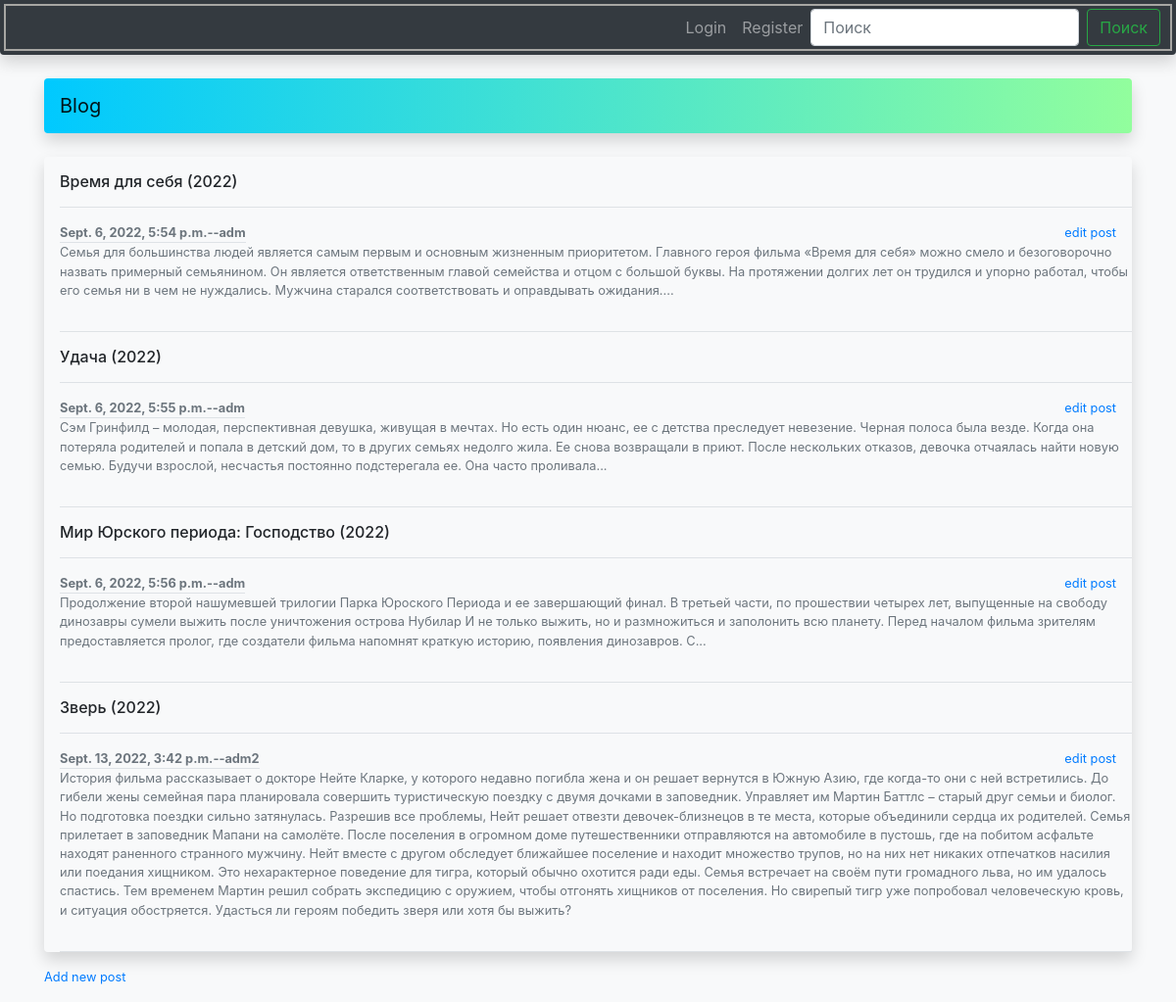
The page / on the database its author committed.
### blogs/models.py (models this page shows)
class BlogPost(models.Model):
	title = models.CharField(max_length=200) #заголовок поста
	text = models.TextField() #содержимое поста
	date_added = models.DateTimeField(auto_now_add=True) #втоматическое установление даты
	author = models.ForeignKey(User, on_delete=models.CASCADE)
	def __str__(self):
		return self.title

### blogs/views.py (the view)
# urls.py: path('',views.index, name='index'),
def index(request):
	post = BlogPost.objects.order_by('date_added')
	context = {'post': post}
	return render(request, 'blogs/index.html', context)

### blogs/templates/blogs/index.html
{% extends 'blogs/base.html' %}
{% block content %}
<div class="pl-3 bg-body rounded shadow ">
	<ul class="list-unstyled ">
		{% for p in post %}
		<li>
			<div class="border-bottom pb-2 mb-0 pt-3 "><h6>{{ p }}</h6></div>
			<div class="d-flex text-muted pt-3">
				<div class="pb-3 mb-0 small lh-sm border-bottom w-100">
					<div class="d-flex justify-content-between">
						<strong class="text-gray-dark border-bottom">{{ p.date_added }}--{{ p.author }}</strong>
						<a class="pr-3" href="{% url 'blogs:edit_post' p.id %}">edit post</a>
					</div>
					<span class="d-block">{{ p.text|capfirst|linebreaks }}</span>
					{% empty %}
					<p>Тем еще нет</p>
					{% endfor %}
				</div>
			</div>
		</li>
	</ul>
</div>
<small class="d-block text-end mt-3 pb-3 pr-3">
	<a href="{% url 'blogs:new_post' %}">Add new post</a>
</small>
{% endblock content %}

### blogs/templates/blogs/base.html (shortened to what this page needs)
{% load static %}
{% load bootstrap4 %}
<!doctype html>
<html lang="en">
  <head>
    {% bootstrap_css %}
    <link rel="stylesheet" href="{% static 'css/defult.css' %}">
    <link rel="stylesheet" href="{% static 'css/my_style.css' %}">
  </head>
  <body class="bg-light">
    <nav class="navbar navbar-expand-lg navbar-dark bg-dark
                                              mb-4 shadow foo rounded-bottom">
      <div class="collapse navbar-collapse" id="navbarSupportedContent">
{% if user.is_authenticated %}
        <ul class="navbar-nav mr-auto">
          <li class="nav-item">
            <span class="text-white" >Hello, {{ user.username }}!</span>
          </li>
        </ul>
        <ul class="navbar-nav ml-auto">
          <li  class="nav-itam">
            <a class="nav-link" href="{% url 'users:logout' %}">Log out</a>
          </li>
        </ul>
{% else %}
        <ul class="navbar-nav ml-auto">
          <li class="nav-item">
            <a class="nav-link" href="{% url 'users:login' %}">Login</a>
          </li>
          <li class="nav-item">
            <a class="nav-link" href="{% url 'users:register' %}">Register</a>
          </li>
{% endif %}
        </ul>
        <form class="form-inline my-2 my-lg-0">
          <input class="form-control mr-sm-2" type="search" placeholder="Поиск" aria-label="Поиск">
            <button class="btn btn-outline-success my-2 my-sm-0" type="submit">Поиск</button>
        </form>
      </div>
    </nav>
    <div class="container">
      <nav class="navbar navbar-expand-lg navbar-light summer_games mb-4 rounded shadow">
        <a class="navbar-brand" href="{% url 'blogs:index' %}">Blog</a>
      </nav>
{% block content %}{% endblock content %}
    </div>
  </body>
</html>

### blogs/static/css/my_style.css (style rules this page uses)
.foo { outline: 2px solid #A7A6A3; outline-offset: -6px; bor }

### rows shown on the page
BlogPost: title "Время для себя (2022)", date_added "Sept. 6, 2022, 5:54 p.m.", author "adm", text "Семья для большинства людей является самым первым и основным жизненным приоритетом. Главного героя фильма «Время для себя» можно смело и безоговорочно назвать примерный семьянином. Он является ответственным главой семейства и отцом с большой буквы. На протяжении долгих лет он трудился и упорно работал, чтобы его семья ни в чем не нуждались. Мужчина старался соответствовать и оправдывать ожидания...."
BlogPost: title "Удача (2022)", date_added "Sept. 6, 2022, 5:55 p.m.", author "adm", text "Сэм Гринфилд – молодая, перспективная девушка, живущая в мечтах. Но есть один нюанс, ее с детства преследует невезение. Черная полоса была везде. Когда она потеряла родителей и попала в детский дом, то в других семьях недолго жила. Ее снова возвращали в приют. После нескольких отказов, девочка отчаялась найти новую семью. Будучи взрослой, несчастья постоянно подстерегала ее. Она часто проливала..."
BlogPost: title "Мир Юрского периода: Господство (2022)", date_added "Sept. 6, 2022, 5:56 p.m.", author "adm", text "Продолжение второй нашумевшей трилогии Парка Юроского Периода и ее завершающий финал. В третьей части, по прошествии четырех лет, выпущенные на свободу динозавры сумели выжить после уничтожения острова Нубилар И не только выжить, но и размножиться и заполонить всю планету. Перед началом фильма зрителям предоставляется пролог, где создатели фильма напомнят краткую историю, появления динозавров. С..."
BlogPost: title "Зверь (2022)", date_added "Sept. 13, 2022, 3:42 p.m.", author "adm2", text "История фильма рассказывает о докторе Нейте Кларке, у которого недавно погибла жена и он решает вернутся в Южную Азию, где когда-то они с ней встретились. До гибели жены семейная пара планировала совершить туристическую поездку с двумя дочками в заповедник. Управляет им Мартин Баттлс – старый друг семьи и биолог. Но подготовка поездки сильно затянулась. Разрешив все проблемы, Нейт решает отвезти девочек-близнецов в те места, которые объединили сердца их родителей. Семья прилетает в заповедник Мапани на самолёте. После поселения в огромном доме путешественники отправляются на автомобиле в пустошь, где на побитом асфальте находят раненного странного мужчину. Нейт вместе с другом обследует…"
